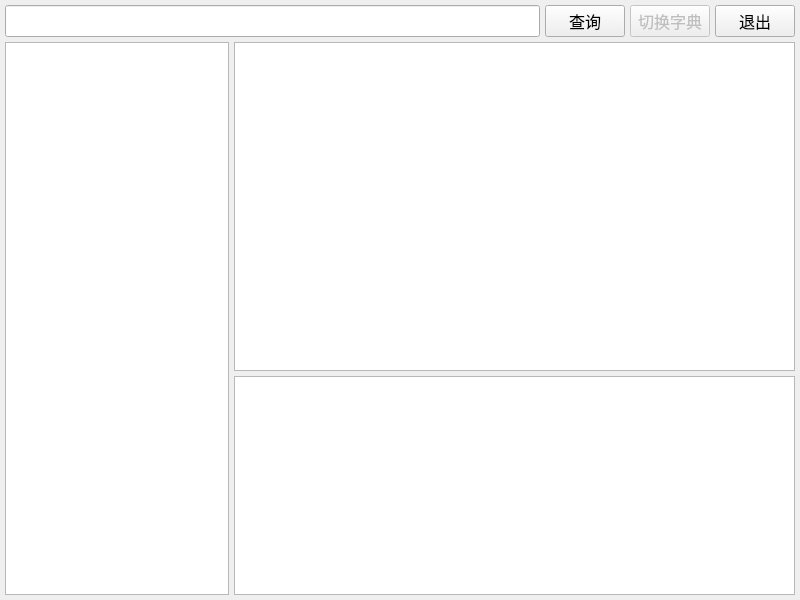
<?xml version="1.0" encoding="UTF-8"?>
<ui version="4.0">
 <class>DictQueryWin</class>
 <widget class="QMainWindow" name="DictQueryWin">
  <property name="geometry">
   <rect>
    <x>0</x>
    <y>0</y>
    <width>800</width>
    <height>600</height>
   </rect>
  </property>
  <property name="font">
   <font>
    <pointsize>12</pointsize>
   </font>
  </property>
  <property name="windowTitle">
   <string>MainWindow</string>
  </property>
  <widget class="QWidget" name="centralwidget">
   <layout class="QGridLayout" name="gridLayout_2" rowstretch="0,1">
    <property name="leftMargin">
     <number>5</number>
    </property>
    <property name="topMargin">
     <number>5</number>
    </property>
    <property name="rightMargin">
     <number>5</number>
    </property>
    <property name="bottomMargin">
     <number>5</number>
    </property>
    <property name="spacing">
     <number>5</number>
    </property>
    <item row="0" column="0">
     <layout class="QHBoxLayout" name="horizontalLayout" stretch="3,0,0,0">
      <property name="spacing">
       <number>5</number>
      </property>
      <item>
       <widget class="QLineEdit" name="ledtFind">
        <property name="sizePolicy">
         <sizepolicy hsizetype="Preferred" vsizetype="Expanding">
          <horstretch>0</horstretch>
          <verstretch>0</verstretch>
         </sizepolicy>
        </property>
        <property name="font">
         <font>
          <pointsize>12</pointsize>
         </font>
        </property>
       </widget>
      </item>
      <item>
       <widget class="QPushButton" name="btnQuery">
        <property name="font">
         <font>
          <pointsize>12</pointsize>
         </font>
        </property>
        <property name="text">
         <string>查询</string>
        </property>
       </widget>
      </item>
      <item>
       <widget class="QPushButton" name="btnSwitchDict">
        <property name="enabled">
         <bool>false</bool>
        </property>
        <property name="font">
         <font>
          <pointsize>12</pointsize>
         </font>
        </property>
        <property name="text">
         <string>切换字典</string>
        </property>
       </widget>
      </item>
      <item>
       <widget class="QPushButton" name="btnExit">
        <property name="font">
         <font>
          <pointsize>12</pointsize>
         </font>
        </property>
        <property name="text">
         <string>退出</string>
        </property>
       </widget>
      </item>
     </layout>
    </item>
    <item row="1" column="0">
     <layout class="QGridLayout" name="gridLayout" rowstretch="3,2" columnstretch="2,5">
      <property name="leftMargin">
       <number>0</number>
      </property>
      <property name="topMargin">
       <number>0</number>
      </property>
      <property name="rightMargin">
       <number>0</number>
      </property>
      <property name="bottomMargin">
       <number>0</number>
      </property>
      <property name="spacing">
       <number>5</number>
      </property>
      <item row="0" column="0" rowspan="2">
       <widget class="QListWidget" name="listWidgetCandi">
        <property name="font">
         <font>
          <pointsize>12</pointsize>
         </font>
        </property>
       </widget>
      </item>
      <item row="0" column="1">
       <widget class="QTextEdit" name="textEditExplain">
        <property name="font">
         <font>
          <pointsize>12</pointsize>
         </font>
        </property>
        <property name="html">
         <string>&lt;!DOCTYPE HTML PUBLIC &quot;-//W3C//DTD HTML 4.0//EN&quot; &quot;http://www.w3.org/TR/REC-html40/strict.dtd&quot;&gt;
&lt;html&gt;&lt;head&gt;&lt;meta name=&quot;qrichtext&quot; content=&quot;1&quot; /&gt;&lt;style type=&quot;text/css&quot;&gt;
p, li { white-space: pre-wrap; }
&lt;/style&gt;&lt;/head&gt;&lt;body style=&quot; font-family:'Ubuntu'; font-size:12pt; font-weight:400; font-style:normal;&quot;&gt;
&lt;p style=&quot;-qt-paragraph-type:empty; margin-top:0px; margin-bottom:0px; margin-left:0px; margin-right:0px; -qt-block-indent:0; text-indent:0px;&quot;&gt;&lt;br /&gt;&lt;/p&gt;&lt;/body&gt;&lt;/html&gt;</string>
        </property>
       </widget>
      </item>
      <item row="1" column="1">
       <widget class="QTextEdit" name="textEditBase">
        <property name="font">
         <font>
          <pointsize>12</pointsize>
         </font>
        </property>
        <property name="styleSheet">
         <string notr="true"/>
        </property>
        <property name="html">
         <string>&lt;!DOCTYPE HTML PUBLIC &quot;-//W3C//DTD HTML 4.0//EN&quot; &quot;http://www.w3.org/TR/REC-html40/strict.dtd&quot;&gt;
&lt;html&gt;&lt;head&gt;&lt;meta name=&quot;qrichtext&quot; content=&quot;1&quot; /&gt;&lt;style type=&quot;text/css&quot;&gt;
p, li { white-space: pre-wrap; }
&lt;/style&gt;&lt;/head&gt;&lt;body style=&quot; font-family:'Ubuntu'; font-size:12pt; font-weight:400; font-style:normal;&quot;&gt;
&lt;p style=&quot;-qt-paragraph-type:empty; margin-top:0px; margin-bottom:0px; margin-left:0px; margin-right:0px; -qt-block-indent:0; text-indent:0px;&quot;&gt;&lt;br /&gt;&lt;/p&gt;&lt;/body&gt;&lt;/html&gt;</string>
        </property>
       </widget>
      </item>
     </layout>
    </item>
   </layout>
  </widget>
  <widget class="QMenuBar" name="menubar">
   <property name="geometry">
    <rect>
     <x>0</x>
     <y>0</y>
     <width>800</width>
     <height>24</height>
    </rect>
   </property>
  </widget>
 </widget>
 <resources/>
 <connections/>
</ui>
